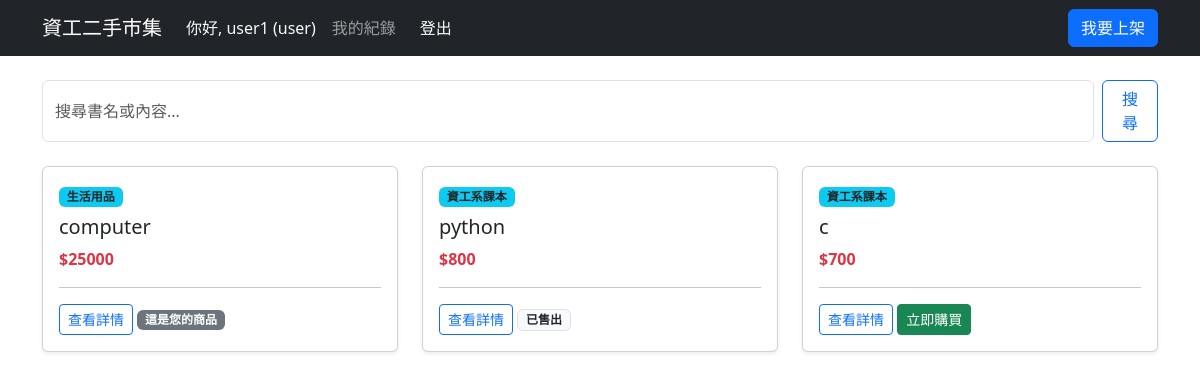
/ (signed in), run on an earlier commit of the app's database.
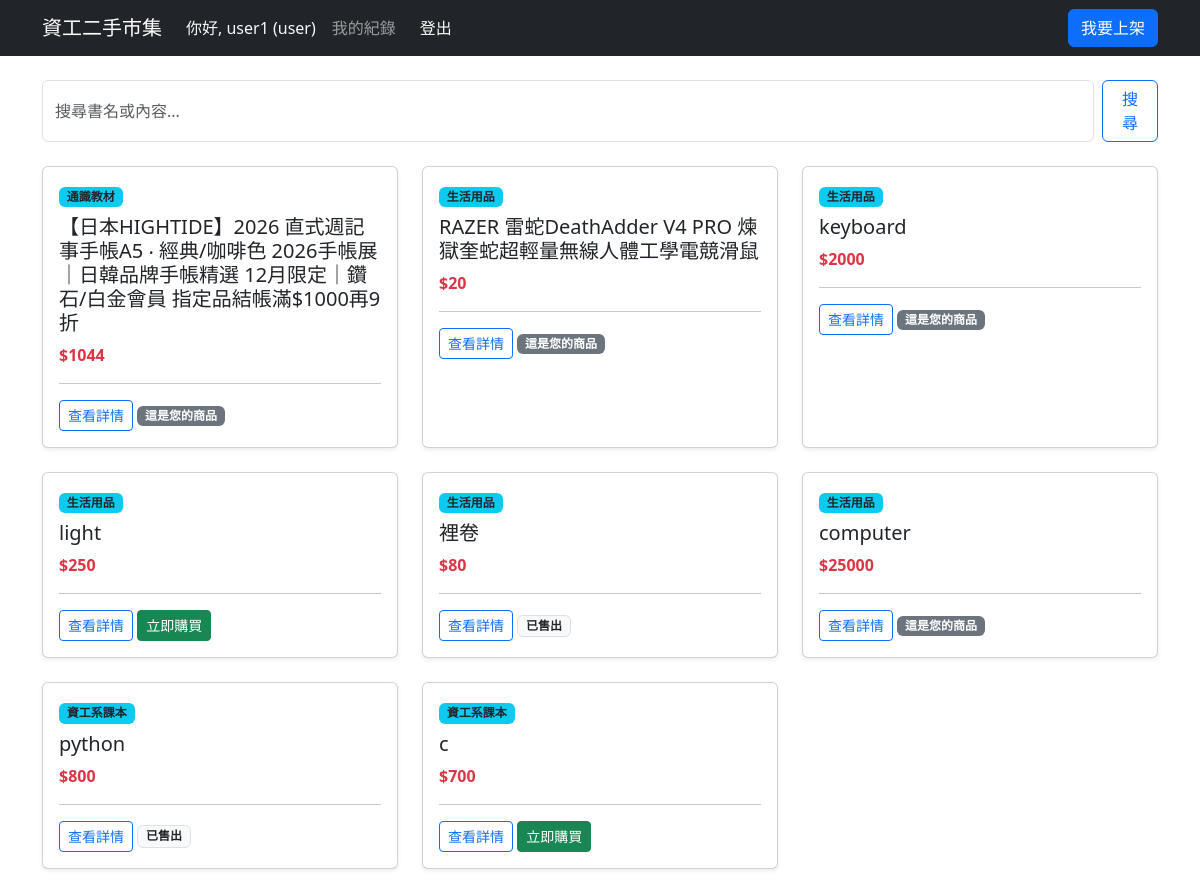
And on a later commit of the database.
### app.py (models this page shows)
class Product(db.Model):
    id = db.Column(db.Integer, primary_key=True)
    title = db.Column(db.String(100), nullable=False)
    price = db.Column(db.Integer, nullable=False)
    description = db.Column(db.Text)
    status = db.Column(db.String(20), default='Active')
    category_id = db.Column(db.Integer, db.ForeignKey('category.id'), nullable=False)
    owner_id = db.Column(db.Integer, db.ForeignKey('user.id')) # 賣家
    buyer_id = db.Column(db.Integer, db.ForeignKey('user.id')) # 買家
    created_at = db.Column(db.DateTime, default=datetime.utcnow)

class Category(db.Model):
    id = db.Column(db.Integer, primary_key=True)
    name = db.Column(db.String(50), nullable=False, unique=True)
    products = db.relationship('Product', backref='category', lazy=True)

### app.py (the view)
@app.route('/')
def index():
    if 'user_id' not in session:
        return redirect(url_for('login'))
    user_id = session['user_id']
    role = session['role']
    query = request.args.get('q') # 取得搜尋關鍵字 (來自 URL 的 ?q=...)
    if role == 'admin':
        base_stmt = Product.query
    else:
        base_stmt = Product.query.filter(
            or_(
                Product.status == 'Active',
                Product.owner_id == user_id,
                Product.buyer_id == user_id
            )
        )
    if query:
        products = base_stmt.filter(
            or_(
                Product.title.like(f'%{query}%'),
                Product.description.like(f'%{query}%')
            )
        ).order_by(Product.created_at.desc()).all()
    else:
        products = base_stmt.order_by(Product.created_at.desc()).all()
    return render_template('index.html', products=products, query=query)

### templates/index.html (shortened to what this page needs)
<!DOCTYPE html>
<html>
<head>
    <link href="https://cdn.jsdelivr.net/npm/bootstrap@5.3.0/dist/css/bootstrap.min.css" rel="stylesheet">
</head>
    <nav class="navbar navbar-dark bg-dark mb-4">
        <div class="container d-flex justify-content-start align-items-center">
            <a class="navbar-brand me-4" href="/">資工二手市集</a>
            <div class="navbar-nav flex-row align-items-center me-auto">
                <span class="nav-item nav-link text-light me-3">你好, {{ session.username }} ({{ session.role }})</span>
                {% if session.role != 'admin' %}
                <a class="nav-link me-3" href="/my_items">我的紀錄</a>
                {% else %}
                <a class="nav-link text-warning me-3" href="/export">導出報表</a>
                {% endif %}
                <a class="nav-link btn btn-danger btn-sm text-white px-2" href="/logout">登出</a>
            </div>
            <div class="d-flex">
                {% if session.role != 'admin' %}
                    <a href="/add" class="btn btn-primary">我要上架</a>
                {% else %}
                    <span class="text-warning fw-bold me-3 align-self-center">後台管理系統</span>
                {% endif %}
            </div>
        </div>
    </nav>
    <div class="container mt-3 mb-4">
        <form action="/" method="GET" class="d-flex">
            <input type="text" name="q" class="form-control me-2" placeholder="搜尋書名或內容..." value="{{ query or '' }}">
            <button type="submit" class="btn btn-outline-primary">搜尋</button>
        </form>
    </div>
    <div class="container">
    <div class="row">
        {% for p in products %}
        <div class="col-md-4 mb-4">
            <div class="card h-100 shadow-sm">
                <div class="card-body">
                <span class="badge bg-info text-dark">{{ p.category.name }}</span>
                <h5 class="card-title mt-2">{{ p.title }}</h5>
                <p class="card-text text-danger fw-bold">${{ p.price }}</p>
                <hr>
                <div class="mt-2">
                    {% if session.role == 'admin' %}
                        <span class="badge bg-dark mb-2">管理員權限</span><br>
                        <a href="/edit/{{ p.id }}" class="btn btn-sm btn-outline-primary">編輯商品</a>
                        <a href="/delete/{{ p.id }}" class="btn btn-sm btn-outline-danger" onclick="return confirm('確定要刪除嗎？')">刪除商品</a>
                    {% else %}
                        <a href="/product/{{ p.id }}" class="btn btn-sm btn-outline-primary">查看詳情</a>
                        {% if p.status == 'Active' %}
                            {% if p.owner_id != session.user_id %}
                                <a href="/buy/{{ p.id }}" class="btn btn-sm btn-success">立即購買</a>
                            {% else %}
                                <span class="badge bg-secondary">這是您的商品</span>
                            {% endif %}
                        {% else %}
                            <span class="badge bg-light text-dark border">已售出</span>
                        {% endif %}
                    {% endif %}
                </div>
            </div>
            </div>
        </div>
        {% endfor %}
    </div>
</div>
</body>
</html>

What changed in the data, as far as the page shows it:
added Product: category.name "通識教材", title "【日本HIGHTIDE】2026 直式週記事手帳A5 ‧ 經典/咖啡色 2026手帳展｜日韓品牌手帳精選 12月限定｜鑽石/白金會員 指定品結帳滿$1000再9折", price "1044", status "這是您的商品"
added Product: category.name "生活用品", title "RAZER 雷蛇DeathAdder V4 PRO 煉獄奎蛇超輕量無線人體工學電競滑鼠", price "20", status "這是您的商品"
added Product: category.name "生活用品", title "keyboard", price "2000", status "這是您的商品"
added Product: category.name "生活用品", title "light", price "250"
added Product: category.name "生活用品", title "裡卷", price "80", status "已售出"
